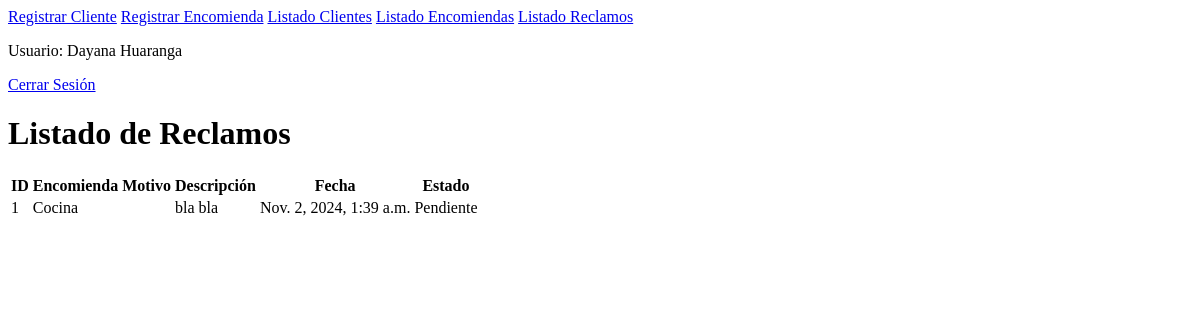
/listado_reclamos/ (signed in), run on an earlier commit of the app's database.
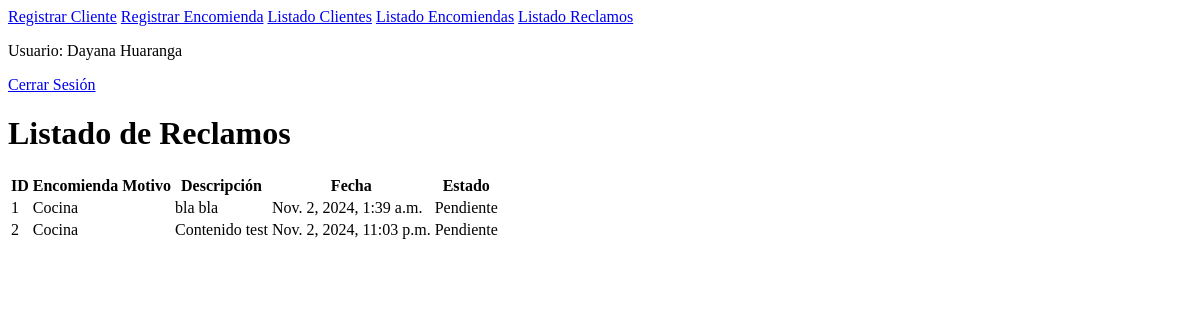
And on a later commit of the database.
### sistema/models.py (models this page shows, shortened)
class Empleado(models.Model):
    nombres = models.CharField(max_length=100)
    apellidos = models.CharField(max_length=100)
    correo = models.EmailField(unique=True)  # El correo debe ser único para cada empleado
    password = models.CharField(max_length=128)  # Contraseña encriptada

class Reclamo(models.Model):
    encomienda = models.ForeignKey('Encomienda', on_delete=models.CASCADE)
    motivo = models.CharField(max_length=100)  # Cambiado a CharField
    descripcion = models.TextField()
    fecha = models.DateTimeField(auto_now_add=True)
    estado = models.CharField(max_length=50)

class Encomienda(models.Model):
    descripcion = models.TextField()
    remitente = models.ForeignKey(Cliente, on_delete=models.CASCADE, related_name="encomiendas_remitente")
    destinatario = models.ForeignKey(Cliente, on_delete=models.CASCADE, related_name="encomiendas_destinatario")
    placa_vehiculo = models.CharField(max_length=20)
    terminal_partida = models.ForeignKey(Terminal, on_delete=models.CASCADE, related_name="terminal_partida")
    terminal_destino = models.ForeignKey(Terminal, on_delete=models.CASCADE, related_name="terminal_destino")
    volumen = models.DecimalField(max_digits=10, decimal_places=2)
    fecha_salida = models.DateTimeField(null=True, blank=True)  # Hacerlo opcional
    fecha_llegada = models.DateTimeField(null=True, blank=True)
    estado = models.CharField(max_length=50)
    condicion_envio = models.CharField(max_length=50)
    cantidad_paquetes = models.IntegerField()
    fecha_registro = models.DateTimeField(auto_now_add=True)
    fecha_entrega = models.DateTimeField(null=True, blank=True)
    empleado_registro = models.ForeignKey(Empleado, on_delete=models.CASCADE, related_name="empleado_registro")
    empleado_entrega = models.ForeignKey(Empleado, on_delete=models.CASCADE, related_name="empleado_entrega", null=True, blank=True)

### sistema/views.py (the view)
    def wrapper(request, *args, **kwargs):
        if 'empleado_id' not in request.session:
            return redirect('login_empleado')
        return view_func(request, *args, **kwargs)

### sistema/views.py (called while the page is built)
def empleado_requerido(view_func):
    def wrapper(request, *args, **kwargs):
        if 'empleado_id' not in request.session:
            return redirect('login_empleado')
        return view_func(request, *args, **kwargs)
    return wrapper

@empleado_requerido
def listado_reclamos(request):
    empleado_id = request.session.get('empleado_id')
    empleado = Empleado.objects.get(id=empleado_id)
    reclamos = Reclamo.objects.all()
    return render(request, 'listado_reclamos.html', {'reclamos': reclamos, 'empleado': empleado})

### sistema/templates/listado_reclamos.html (shortened to what this page needs)
{% extends 'layout/base_empleado.html' %}
{% block content %}
<div class="container mt-5">
    <h1>Listado de Reclamos</h1>
    <table class="table table-bordered table-striped">
        <thead>
            <tr>
                <th>ID</th>
                <th>Encomienda</th>
                <th>Motivo</th>
                <th>Descripción</th>
                <th>Fecha</th>
                <th>Estado</th>
            </tr>
        </thead>
        <tbody>
            {% for reclamo in reclamos %}
            <tr>
                <td>{{ reclamo.id }}</td>
                <td>{{ reclamo.encomienda.descripcion }}</td>
                <td>{{ reclamo.motivo.descripcion }}</td>
                <td>{{ reclamo.descripcion }}</td>
                <td>{{ reclamo.fecha }}</td>
                <td>{{ reclamo.estado }}</td>
            </tr>
            {% endfor %}
        </tbody>
    </table>
</div>
{% endblock %}

### sistema/templates/layout/base_empleado.html (shortened to what this page needs)
<!DOCTYPE html>
<html lang="es">
<head>
</head>
<body>
    <div class="navbar">
        <a href="{% url 'registro_cliente' %}">Registrar Cliente</a>
        <a href="{% url 'registro_encomienda' %}">Registrar Encomienda</a>
        <a href="{% url 'listado_clientes' %}">Listado Clientes</a>
        <a href="{% url 'listado_encomiendas' %}">Listado Encomiendas</a>
        <a href="{% url 'listado_reclamos' %}">Listado Reclamos</a>
        <div class="navbar-right">
            {% if empleado %}
                <p>Usuario: {{ empleado.nombres }} {{ empleado.apellidos }}</p>
            {% else %}
                <p>Usuario: Anónimo</p>
            {% endif %}
            <a href="{% url 'logout' %}">Cerrar Sesión</a>
        </div>
    </div>
    <div class="content">
        {% block content %}
        {% endblock %}
    </div>
</body>
</html>

What changed in the data, as far as the page shows it:
added Reclamo: id "2", encomienda.descripcion "Cocina", descripcion "Contenido test", fecha "Nov. 2, 2024, 11:03 p.m.", estado "Pendiente"
